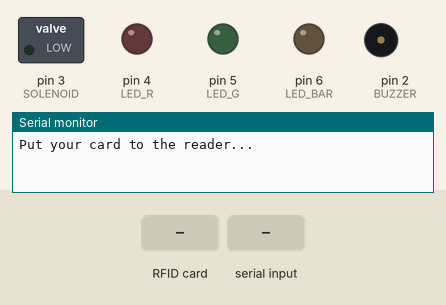
A sketch run on a simulated Arduino Uno, built with avr-gcc and run on an emulated ATmega328P. On the bench: switched loads named in the sketch (green lamp = pin HIGH), output pins drawn as LEDs (lit = HIGH), buzzer (waves = sounding), the last lines printed to the serial monitor. Inputs (shaded band) come from the test bench. Pins used as bus, display or sensor lines are not drawn.

Above: at 1.2 s.
1.3 s: RFID card 43 82 A6 09 held to the reader
At 2.7 s:
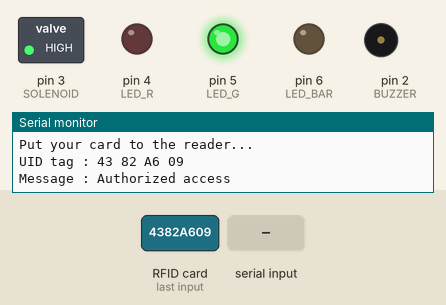
4.3 s: RFID card 5E 7A 19 C4 held to the reader
At 4.9 s:
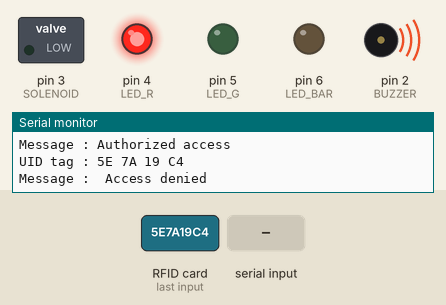
6.8 s: "on\n" received over the second serial link
At 7.3 s:
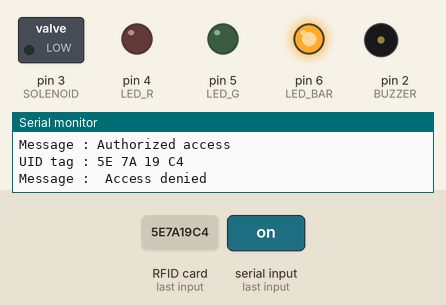
8.3 s: RFID card 43 82 A6 09 held to the reader
At 9.2 s:
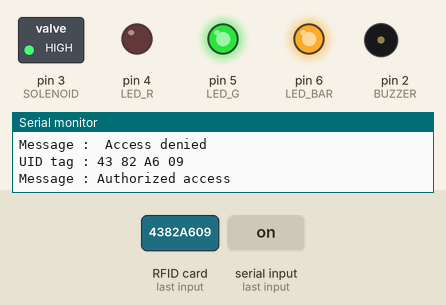
11.3 s: RFID card 5E 7A 19 C4 held to the reader
At 12.1 s:
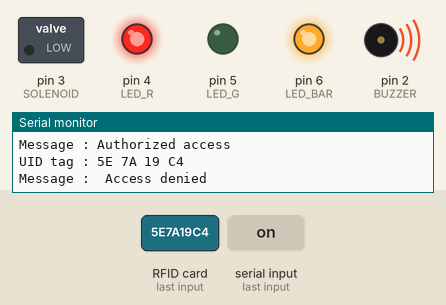
13.8 s: "off\n" received over the second serial link
At 14.8 s:
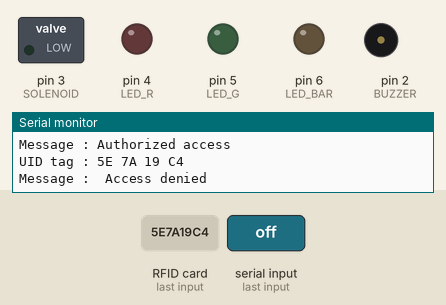
Timing chart, 0 to 16.3 s (numbered marks = the images above; inputs shaded):
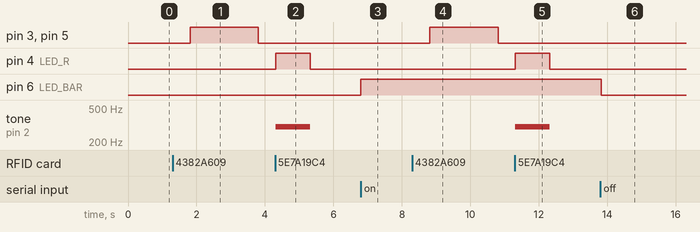

The sketch:

LED_Solenoid_EL_IoTApp.ino
```cpp
/*
 * 2022년도 EL 하계 프로젝트
 * IoT App조
 * 주제 : 스마트 책상 & 의자
 * 조원 : 조희우, 김신영, 김준호, 김진희, 김혜현
 *
 * 코드 제작 : 조희우
 *
 * 기능 :
 *  - LED 원격 제어
 *  - 솔레노이드 원격 제어 / 비밀번호 인증 기능
 *  - 솔레노이드 RFID 제어
 *  - 키 인증 성공시 솔레노이드 잠금해제, 초록색 LED 점등
 *  - 키 인증 실패시 부저울림, 붉은색 LED 점등
 *
 * 사용 부품 :
 *  - 보드 : Arduino R3
 *  - LED : 13mm 표준형 12V 방수 LED바
 *  - 솔레노이드 : ROB-15324
 *  - RFID : RC522 리더기 모듈
 *  - LED : red, green
 *  - 수동 부저
 *  - 릴레이모듈
*/

#include <SPI.h>
#include <MFRC522.h>
#include <SoftwareSerial.h>

#define SS_PIN 10
#define RST_PIN 9
#define LED_G 5 //define green LED pin
#define LED_R 4 //define red LED
#define SOLENOID 3 //SOLENOID pin
#define BUZZER 2 //buzzer pin
#define ACCESS_DELAY 2000
#define DENIED_DELAY 1000
MFRC522 mfrc522(SS_PIN, RST_PIN);   // Create MFRC522 instance.

#define LED_BAR 6
String UID = "43 82 A6 09";
String inputString;
String PW = "1234";
String KEY;
int stringLen;

#define TX 7
#define RX 8
SoftwareSerial bluetooth(TX, RX);

void setup()
{
  Serial.begin(9600);   // Initiate a serial communication
  bluetooth.begin(9600);// Initiate Blutooth
  SPI.begin();          // Initiate  SPI bus
  mfrc522.PCD_Init();   // Initiate MFRC522

  pinMode(LED_G, OUTPUT);
  pinMode(LED_R, OUTPUT);
  pinMode(SOLENOID, OUTPUT);
  pinMode(LED_BAR, OUTPUT);
  pinMode(BUZZER, OUTPUT);
  noTone(BUZZER);
  digitalWrite(SOLENOID, LOW);
  digitalWrite(LED_BAR, LOW);

  Serial.println("Put your card to the reader...");
  Serial.println();
}
void loop()
{
  // 블루투스 값 입력
  inputString="";
  KEY="";
  if(bluetooth.available()){
    inputString=bluetooth.readStringUntil('\n');
    stringLen=inputString.length();
  }

  // 솔레노이드 블루투스
  if (inputString.endsWith("#")){
    KEY=inputString.substring(stringLen-5,stringLen-1);
    if(KEY==PW){
      Lock_off();
    }
    else{
      Lock_error();
    }
  }


  // 블루투스 스위치 on/off
  if(inputString=="on"){
    digitalWrite(LED_BAR, HIGH);
  }
  else if(inputString=="off"){
    digitalWrite(LED_BAR, LOW);
  }


  // 카드 인식
  if ( ! mfrc522.PICC_IsNewCardPresent())
  {
    return;
  }

  // UID 인식
  if ( ! mfrc522.PICC_ReadCardSerial())
  {
    return;
  }

  // UID 출력
  Serial.print("UID tag :");
  String content= "";
  byte letter;
  for (byte i = 0; i < mfrc522.uid.size; i++)
  {
     Serial.print(mfrc522.uid.uidByte[i] < 0x10 ? " 0" : " ");
     Serial.print(mfrc522.uid.uidByte[i], HEX);
     content.concat(String(mfrc522.uid.uidByte[i] < 0x10 ? " 0" : " "));
     content.concat(String(mfrc522.uid.uidByte[i], HEX));
  }
  Serial.println();
  Serial.print("Message : ");
  content.toUpperCase();


  // UID 대조
  if (content.substring(1) == UID)
  {
    Serial.println("Authorized access");
    Serial.println();
    delay(500);
    Lock_off();
  }

 else   {
    Serial.println(" Access denied");
    Lock_error();
  }

}

void Lock_error(){
  digitalWrite(LED_R, HIGH);
  tone(BUZZER, 300);
  delay(DENIED_DELAY);
  digitalWrite(LED_R, LOW);
  noTone(BUZZER);
}
void Lock_off(){
  digitalWrite(SOLENOID, HIGH);
  digitalWrite(LED_G, HIGH);
  delay(ACCESS_DELAY);
  digitalWrite(SOLENOID, LOW);
  digitalWrite(LED_G, LOW);
}
```

Measured:
- after the input at 1.3 s, pin 3 (SOLENOID), pin 5 (LED_G): LOW → HIGH after 0.51 s, → LOW 2.0 s later
- after the input at 4.3 s, pin 4 (LED_R): LOW → HIGH at once, → LOW 1.0 s later; tone on pin 2 (BUZZER): silent → 300 Hz at once, → silent 1.0 s later
- after the input at 6.8 s, pin 6 (LED_BAR): LOW → HIGH at once
- after the input at 8.3 s, pin 3 (SOLENOID), pin 5 (LED_G): LOW → HIGH after 0.51 s, → LOW 2.0 s later
- after the input at 11.3 s, pin 4 (LED_R): LOW → HIGH at once, → LOW 1.0 s later; tone on pin 2 (BUZZER): silent → 300 Hz at once, → silent 1.0 s later
- after the input at 13.8 s, pin 6 (LED_BAR): HIGH → LOW at once
